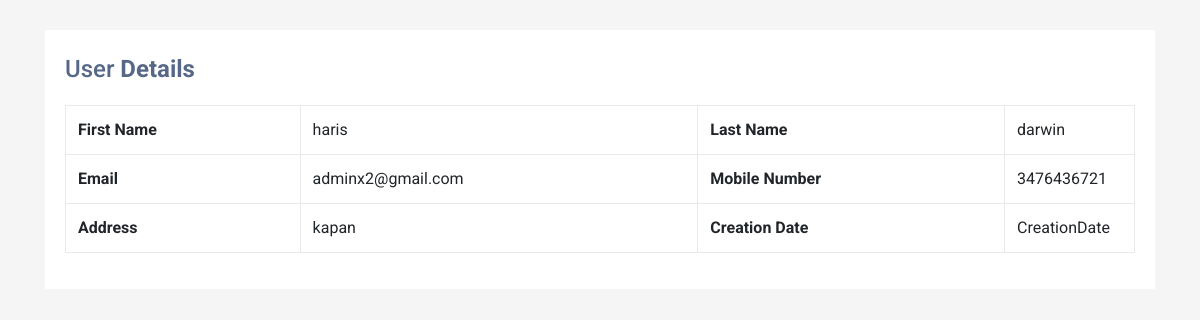
/detail/3, run on the app's committed database.
### userdetail/models.py (models this page shows, shortened)
class Userprofile(models.Model):
    id = models.AutoField(primary_key=True)
    firstname = models.CharField(max_length=20)
    lastname = models.CharField(max_length=20)
    mobile = models.IntegerField()
    email = models.EmailField(max_length=30)
    address = models.CharField(max_length=20)

### userdetail/views.py (the view, shortened to what this page needs)
# urls.py: path('detail/<int:id>', views.detail, name = 'detailuser'),
def detail(request,id):
    userprofile = Userprofile.objects.get(id=id)
    return render(request, 'detail.html', context={'userprofile': userprofile})

### userdetail/templates/detail.html (shortened to what this page needs)
{% extends 'base.html' %}
{% block content %}
<div class="read">
    <div class="container-xl">
        <div class="table-responsive">
            <div class="table-wrapper">
                <div class="table-title">
                    <div class="row">
                        <div class="col-sm-5">
                            <h2>User <b>Details</b></h2>
                        </div>
                    </div>
                </div>
    <table cellpadding="0" cellspacing="0" border="0" class="display table table-bordered" id="hidden-table-info">
    <tbody>
        <form action="{% url 'detailuser' userprofile.id %}" method="POST" enctype="multipart/form-data">
     <tr>
        <th>First Name</th>
        <td>{{userprofile.firstname}}</td>
        <th>Last Name</th>
        <td> {{userprofile.lastname}} </td>
      </tr>
      <tr>
        <th>Email</th>
        <td>{{ userprofile.email}}</td>
        <th>Mobile Number</th>
        <td>{{ userprofile.mobile}}</td>
      </tr>
      <tr>
        <th>Address</th>
        <td>{{userprofile.address}}</td>
        <th>Creation Date</th>
        <td>CreationDate</td>
      </tr>
    </form>
    </tbody>
    </table>
            </div>
        </div>
    </div>
    </div>
{% endblock content %}

### userdetail/static/index.css (style rules this page uses)
body { color: #566787; background: #f5f5f5; font-family: 'Roboto', sans-serif; }
.table-responsive { margin: 60px 0; }
.table-wrapper { min-width: 1000px; background: #fff; padding: 20px; box-shadow: 0 1px 1px rgba(0,0,0,.05); }
.table-title { font-size: 15px; padding-bottom: 10px; margin: 0 0 10px; min-height: 45px; }
.table-title h2 { margin: 5px 0 0; font-size: 24px; }
table.table tr th, table.table tr td { border-color: #e9e9e9; }
table.table td:last-child { width: 130px; }
.read { color: #566787; background: #f5f5f5; font-family: 'Roboto', sans-serif; }
.table-responsive { margin: 30px 0; }

### data on the page
Userprofile: firstname "haris", lastname "darwin", email "adminx2@gmail.com", mobile "3476436721", address "kapan"
